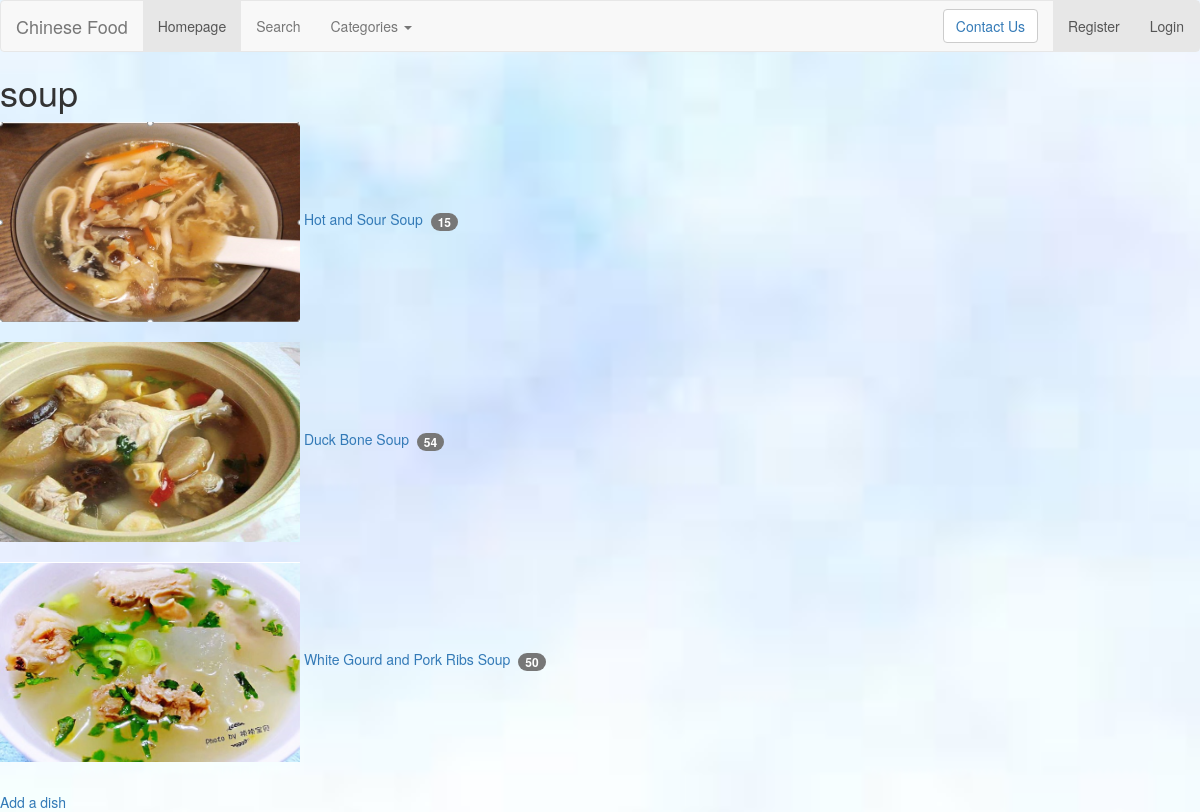
The app's page /rango/category/soup/, older data.
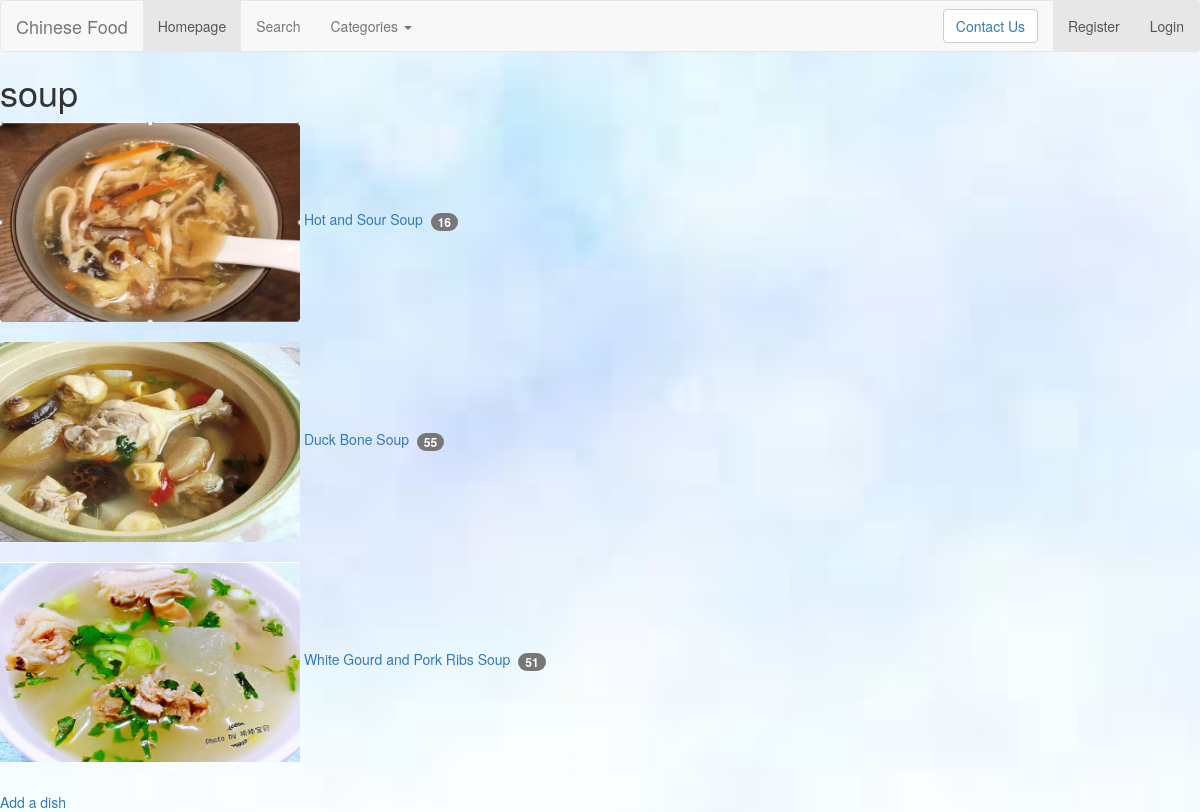
The same page, newer data.
### rango/models.py (models this page shows, shortened)
class Category(models.Model):
    category = models.CharField(max_length=128, unique=True)
    slug = models.SlugField(unique=True)
    class Meta:
        verbose_name_plural = 'Categories'

class Dish(models.Model):
    category = models.ForeignKey(Category, on_delete=models.CASCADE)
    dish = models.CharField(max_length=128, unique=True)
    url = models.CharField(max_length=128, default="https://www.allrecipes.com/recipes/1642/everyday-cooking/")
    likes = models.IntegerField(default=0)
    images = models.CharField(max_length=128, default="/static/images/photo.jpg")
    class Meta:
        verbose_name_plural = 'Dishes'

### rango/views.py (the view)
# urls.py: path('category/<slug:category_name_slug>/', views.show_category, name='show_category'),
def show_category(request, category_name_slug):
    context_dict = {}
    category_list = Category.objects.order_by('-category')
    context_dict['categories'] = category_list
    try:
        category = Category.objects.get(slug=category_name_slug)
        dishes = Dish.objects.filter(category=category)
        context_dict['dishes'] = dishes
        context_dict['category'] = category
    except Category.DoesNotExist:
        context_dict['category'] = None
        context_dict['pages'] = None
    return render(request, 'rango/category.html', context_dict)

### templates/rango/category.html (shortened to what this page needs)
{% extends 'rango/base2.html' %}
{% load staticfiles %}
{% block title_block %}
    <link rel="stylesheet" href="{% static 'css/category.css' %}">
{% endblock %}
{% block body_block %}
<div class="categories">
    <div>
        {% if category %}
            <h1 id="id1" >{{ category.category }}</h1>
            {% if dishes %}
                <ul>
                    {% for dish in dishes %}
                        <li>
                            <div id="div1">
                            <a href="{{ dish.url }}">
                                <img class="images" src="{{ dish.images }}" alt="{{ dish.dish }}" width="300" height="200">
                                <span class="dish_name">{{ dish.dish }}</span> &nbsp<span class="badge badge-info">{{ dish.likes }}</span>
                            </a>
                            </div>
                        </li><br>
                    {% endfor %}
                </ul>
            {% else %}
                <strong>No dishes currently in category</strong>
            {% endif %}
        {% else %}
            This category does not exist.
        {% endif %}
    </div>
    <div>
        <a href="/rango/category/{{ category.slug}}/add_dish/">Add a dish</a><br />
    </div>
</div>
{% endblock %}

### templates/rango/base2.html (shortened to what this page needs)
<!DOCTYPE html>
{% load staticfiles %}
<html>
<head>
	<link rel="stylesheet" href="https://cdn.staticfile.org/twitter-bootstrap/3.3.7/css/bootstrap.min.css">
    <link rel="stylesheet" href="{% static 'css/background.css' %}">
    {% block title_block %}{% endblock %}
</head>
<body>
<nav class="navbar navbar-default" role="navigation">
    <div class="container-fluid">
    <div class="navbar-header">
        <a class="navbar-brand" href="/rango/">Chinese Food</a>
    </div>
    <div>
        <ul class="nav navbar-nav navbar-left">
            <li class="active"><a href="/rango/">Homepage</a></li>
            <li><a href="{% url 'rango:test' %}">Search</a></li>
            <li class="dropdown">
                <a href="#" class="dropdown-toggle" data-toggle="dropdown">
                    Categories
                    <b class="caret"></b>
                </a>
            </li>
        </ul>
        <ul class="nav navbar-nav navbar-right">
            {% if user.is_authenticated %}
            <a href="{% url 'rango:userInfor' %}"> hi {{ user.username }}!</a>
            <li class="active">
                <a class="a2" href=" {% url 'auth_logout' %}?next=/rango/">Logout</a>
            </li>
        {% else %}
            <li class="active">
                <a class="a2" href="{% url 'registration_register' %}">Register</a>
            </li>
            <li class="active">
                 <a class="a2" href="{% url 'auth_login' %}">Login</a>
            </li>
        {% endif %}
        </ul>
        <form class="navbar-form navbar-right" role="search">
            <button type="submit" class="btn btn-default">
                		<a href="mailto:2471083j@student.gla.ac.uk
                        subject=About Django Project">
                        Contact Us</a>
            </button>
        </form>
    </div>
    </div>
</nav>
    {% block body_block%}
    {% endblock %}
</body>
</html>

### static/css/background.css (style rules this page uses)
body { background-image:url('../images/background.jpg'); background-color: transparent; background-position: center center; background-repeat: no-repeat; background-attachment: fixed; background-size: cover; }

### static/css/category.css (style rules this page uses)
* { margin: 0; padding: 0; }
button, input { outline: none; }

Row changes from the older to the newer data that the page shows:
changed Dish "Hot and Sour Soup": likes "15" → "16"
changed Dish "Duck Bone Soup": likes "54" → "55"
changed Dish "White Gourd and Pork Ribs Soup": likes "50" → "51"
